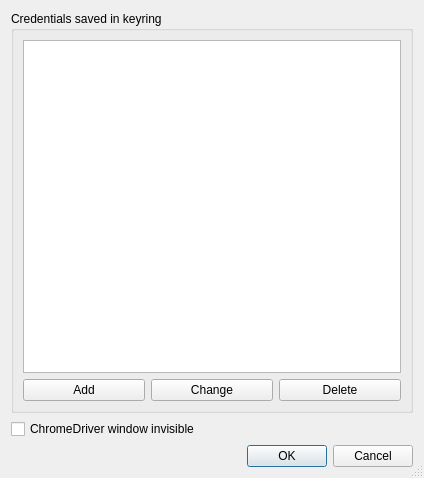
<?xml version="1.0" encoding="UTF-8"?>
<ui version="4.0">
 <class>SettingsWindow</class>
 <widget class="QDialog" name="SettingsWindow">
  <property name="geometry">
   <rect>
    <x>0</x>
    <y>0</y>
    <width>424</width>
    <height>478</height>
   </rect>
  </property>
  <property name="sizePolicy">
   <sizepolicy hsizetype="Maximum" vsizetype="Maximum">
    <horstretch>0</horstretch>
    <verstretch>0</verstretch>
   </sizepolicy>
  </property>
  <property name="windowTitle">
   <string>Settings</string>
  </property>
  <property name="sizeGripEnabled">
   <bool>true</bool>
  </property>
  <layout class="QVBoxLayout" name="verticalLayout">
   <item>
    <widget class="QGroupBox" name="groupBox">
     <property name="title">
      <string>Credentials saved in keyring</string>
     </property>
     <layout class="QVBoxLayout" name="verticalLayout_3">
      <item>
       <widget class="QListWidget" name="list_widget_platforms">
        <property name="sortingEnabled">
         <bool>true</bool>
        </property>
       </widget>
      </item>
      <item>
       <layout class="QHBoxLayout" name="horizontalLayout">
        <item>
         <widget class="QPushButton" name="push_button_add">
          <property name="text">
           <string>Add</string>
          </property>
         </widget>
        </item>
        <item>
         <widget class="QPushButton" name="push_button_change">
          <property name="text">
           <string>Change</string>
          </property>
         </widget>
        </item>
        <item>
         <widget class="QPushButton" name="push_button_delete">
          <property name="text">
           <string>Delete</string>
          </property>
         </widget>
        </item>
       </layout>
      </item>
     </layout>
    </widget>
   </item>
   <item>
    <widget class="QCheckBox" name="check_box_headless">
     <property name="text">
      <string>ChromeDriver window invisible</string>
     </property>
    </widget>
   </item>
   <item>
    <widget class="QDialogButtonBox" name="button_box">
     <property name="orientation">
      <enum>Qt::Horizontal</enum>
     </property>
     <property name="standardButtons">
      <set>QDialogButtonBox::Cancel|QDialogButtonBox::Ok</set>
     </property>
    </widget>
   </item>
  </layout>
 </widget>
 <resources/>
 <connections>
  <connection>
   <sender>button_box</sender>
   <signal>rejected()</signal>
   <receiver>SettingsWindow</receiver>
   <slot>reject()</slot>
   <hints>
    <hint type="sourcelabel">
     <x>316</x>
     <y>260</y>
    </hint>
    <hint type="destinationlabel">
     <x>286</x>
     <y>274</y>
    </hint>
   </hints>
  </connection>
 </connections>
</ui>
